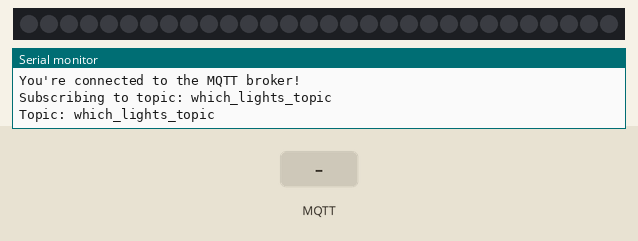
Simulated run of this sketch. Board: Arduino MKR. On the bench: 30 RGB LEDs in strip order, left to right, the last lines printed to the serial monitor. Inputs (shaded band) come from the test bench. WiFi joins after 1.5 s; servers stay silent unless stated; the strip is taken to match the declared colour order; no MQTT or app messages arrive unless stated.

Above: at 2.7 s.
2.8 s: MQTT message "v1" arrives on the first subscribed topic
At 3.5 s:
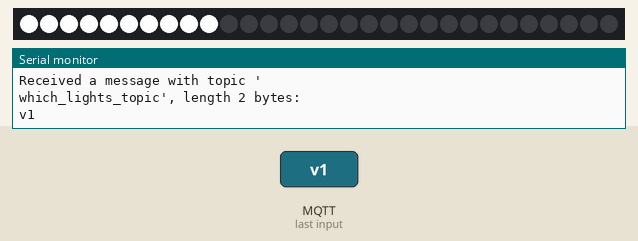
4.3 s: MQTT message "2" arrives on the first subscribed topic
At 4.6 s:
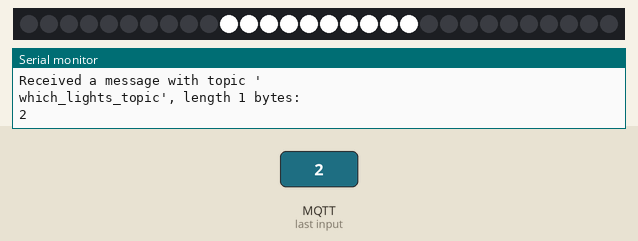
5.8 s: MQTT message "c" arrives on the first subscribed topic
At 7.0 s:
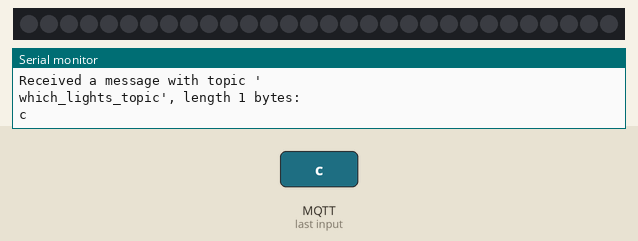
7.3 s: MQTT message "1" arrives on the first subscribed topic
At 8.1 s:
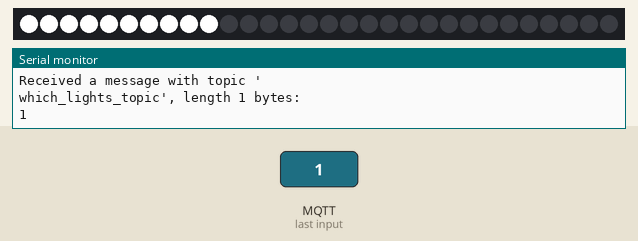
Timing chart, 0 to 9.8 s (numbered marks = the images above; inputs shaded):
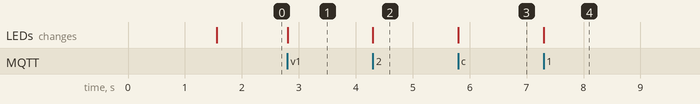

Measured:
- after the input at 2.8 s, the LEDs: change at once (image 1)
- after the input at 4.3 s, the LEDs: change at once (image 2)
- after the input at 5.8 s, the LEDs: change at once (image 3)
- after the input at 7.3 s, the LEDs: change at once (image 4)

The sketch:

MQTTLights.ino
```cpp
#include <ArduinoMqttClient.h>
#include <WiFiNINA.h>
#include <Adafruit_NeoPixel.h>

// Which pin on the Arduino is connected to the NeoPixels?
// On a Trinket or Gemma we suggest changing this to 1:
#define LED_PIN    2

// How many NeoPixels are attached to the Arduino?
#define LED_COUNT 30

// Declare our NeoPixel strip object:
Adafruit_NeoPixel strip(LED_COUNT, LED_PIN, NEO_KHZ800);
// Argument 1 = Number of pixels in NeoPixel strip
// Argument 2 = Arduino pin number (most are valid)
// Argument 3 = Pixel type flags, add together as needed:
//   NEO_KHZ800  800 KHz bitstream (most NeoPixel products w/WS2812 LEDs)
//   NEO_KHZ400  400 KHz (classic 'v1' (not v2) FLORA pixels, WS2811 drivers)
//   NEO_GRB     Pixels are wired for GRB bitstream (most NeoPixel products)
//   NEO_RGB     Pixels are wired for RGB bitstream (v1 FLORA pixels, not v2)
//   NEO_RGBW    Pixels are wired for RGBW bitstream (NeoPixel RGBW products)

uint32_t magenta = strip.Color(0, 255, 255);

///////please enter your sensitive data in the Secret tab/arduino_secrets.h
char ssid[] = "Pikachu_2GEXT";        // your network SSID
char pass[] = "ifinallyplayedpokemon";    // your network password

WiFiClient wifiClient;
MqttClient mqttClient(wifiClient);

const char broker[] = "test.mosquitto.org";
int        port     = 1883;
const char topic[]  = "which_lights_topic";

void setup() {
  //Initialize serial and wait for port to open:
  Serial.begin(9600);
  while (!Serial) {
    ; // wait for serial port to connect. Needed for native USB port only
  }
  // attempt to connect to Wifi network:
  Serial.print("Attempting to connect to SSID: ");
  Serial.println(ssid);
  while (WiFi.begin(ssid, pass) != WL_CONNECTED) {
    // failed, retry
    Serial.print(".");
    delay(5000);
  }

  Serial.println("You're connected to the network");
  Serial.println();

  Serial.print("Attempting to connect to the MQTT broker: ");
  Serial.println(broker);

  if (!mqttClient.connect(broker, port)) {
    Serial.print("MQTT connection failed! Error code = ");
    Serial.println(mqttClient.connectError());

    while (1);
  }

  Serial.println("You're connected to the MQTT broker!");
  Serial.println();

  // set the message receive callback
  mqttClient.onMessage(onMqttMessage);

  Serial.print("Subscribing to topic: ");
  Serial.println(topic);
  Serial.println();

  // subscribe to a topic
  mqttClient.subscribe(topic);

  // topics can be unsubscribed using:
  // mqttClient.unsubscribe(topic);

  Serial.print("Topic: ");
  Serial.println(topic);

  Serial.println();

  strip.begin();
  strip.show(); // Initialize all pixels to 'off'
}

void loop() {
  // call poll() regularly to allow the library to receive MQTT messages and
  // send MQTT keep alive which avoids being disconnected by the broker
  mqttClient.poll();
}

void onMqttMessage(int messageSize) {
  // we received a message, print out the topic and contents
  Serial.println("Received a message with topic '");
  Serial.print(mqttClient.messageTopic());
  Serial.print("', length ");
  Serial.print(messageSize);
  Serial.println(" bytes:");

  // use the Stream interface to print the contents
  while (mqttClient.available()) {
    char data = (char)mqttClient.read();
    Serial.print(data);
    if (data == '1') {
      strip.clear();
      strip.fill(magenta, 0, 10);
      strip.show();
    } else if (data == '2') {
      strip.clear();
      strip.fill(magenta, 10, 10);
      strip.show();
    } else if (data == '3') {
      strip.clear();
      strip.fill(magenta, 20, 10);
      strip.show();
    } else if (data == 'c') {
      strip.clear();
      strip.show();
    }
  }
  Serial.println();
  Serial.println();
}
```
